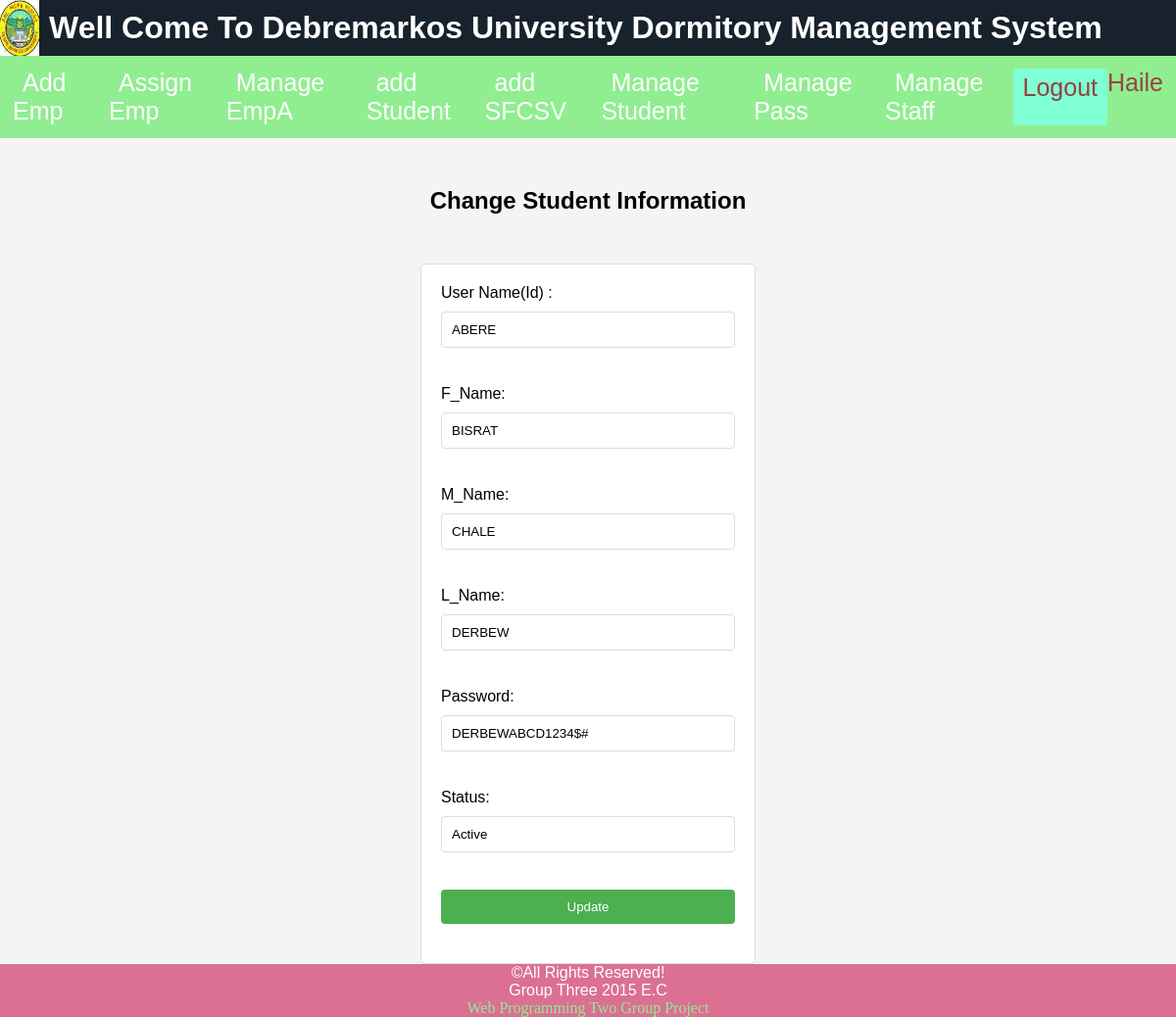
Page /Admin/changeStud.php?id=ABERE (signed in) on the committed database.
### tables this page shows
CREATE TABLE `student` (
  `StudId` varchar(10) NOT NULL,
  `FName` varchar(30) NOT NULL,
  `MName` varchar(30) NOT NULL,
  `LName` varchar(30) NOT NULL,
  `Phone` int(12) NOT NULL,
  `Email` varchar(50) NOT NULL,
  `Photo` varchar(90) NOT NULL,
  `Country` varchar(20) NOT NULL,
  `Status` varchar(10) NOT NULL,
  `EmergencyNo` int(13) NOT NULL,
  `Sex` varchar(10) NOT NULL,
  `password` varchar(40) NOT NULL
);

### Admin/changeStud.php (the view, shortened to what this page needs)
<?php
  include 'header.php';
require("../connect.php");
if (isset($_GET['id'])) {
    $userId = $_GET['id'];
    $query = "SELECT * FROM student WHERE StudId = '$userId'";
    $result = mysqli_query($connect, $query);
    if (mysqli_num_rows($result) > 0) {
        $user = mysqli_fetch_assoc($result);
        ?>
        <!DOCTYPE html>
        <html>
        <head>
        </head>
        <body>
            <h2>Change Student Information </h2>
            <form method="POST" action="">
                 <label for="newUserName">User Name(Id) :</label>
                <input type="text" id="newUserName" name="newUserName" value="<?php echo $user['StudId']; ?>">  <br><br>
                <label for="fname"> F_Name:</label>
                <input type="text" id="fname" name="fname" value="<?php echo $user['FName']; ?>">         <br><br>
                <label for="mname"> M_Name:</label>
                <input type="text" id="mname" name="mname" value="<?php echo $user['MName']; ?>">         <br><br>
                <label for="lname"> L_Name:</label>
                <input type="text" id="lname" name="lname" value="<?php echo $user['LName']; ?>">         <br><br>
                <label for="newPassword">Password:</label>
                <input type="text" id="newPassword" name="newPassword" value="<?php echo $user['password']; ?>">   <br><br>
                <label for="newAttribute"> Status: </label>
                <input type="text" id="newAttribute" name="newAttribute" value="<?php echo $user['Status']; ?>">    <br><br>
                <input type="submit" value="Update">
            </form>
        </body>
        </html>
        <?php
    } else {
        echo "User not found.";
    }
} else {
    echo "User ID not provided.";
}
   include("footer.php");
?>

### style.css (style rules this page uses)
body { font-family: Arial, sans-serif; background-color: #f4f4f4; margin: 0; padding: 0; }
h2 { text-align: center; margin-top: 50px; }
form { max-width: 300px; margin: 0 auto; padding: 20px; background-color: #fff; border: 1px solid #ddd; border-radius: 5px; margin-top: 50px; }
label { display: block; margin-bottom: 10px; }
input, input[type="date"], input[type="text"], input[type="email"], input[type="password"] { width: 100%; padding: 10px; border: 1px solid #ddd; border-radius: 4px; margin-bottom: 20px; }
input[type="submit"] { background-color: #4caf50; color: #fff; border: none; padding: 10px 20px; border-radius: 4px; cursor: pointer; }

### rows in the picture
student: newUserName "ABERE", fname "BISRAT", mname "CHALE", lname "DERBEW", newPassword "DERBEWABCD1234$#", newAttribute "Active"

### other values in the picture
$_SESSION['username'] "Haile"
